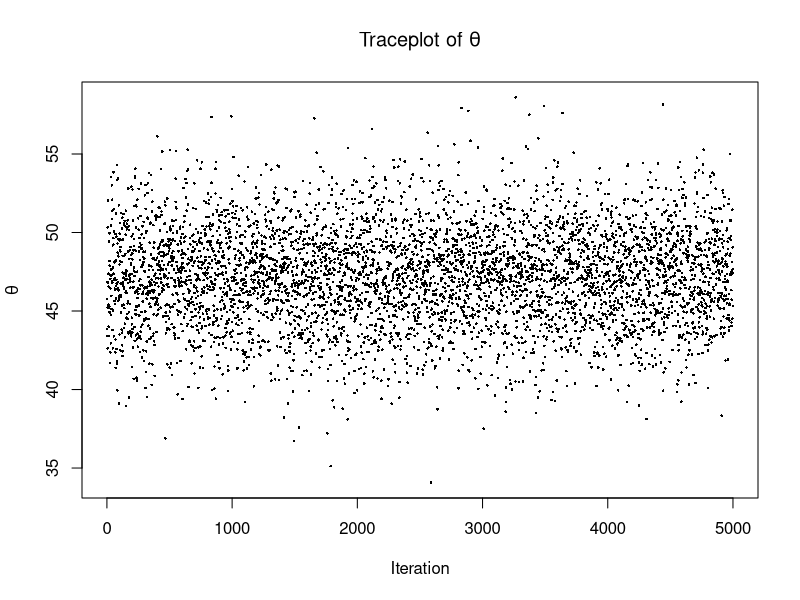
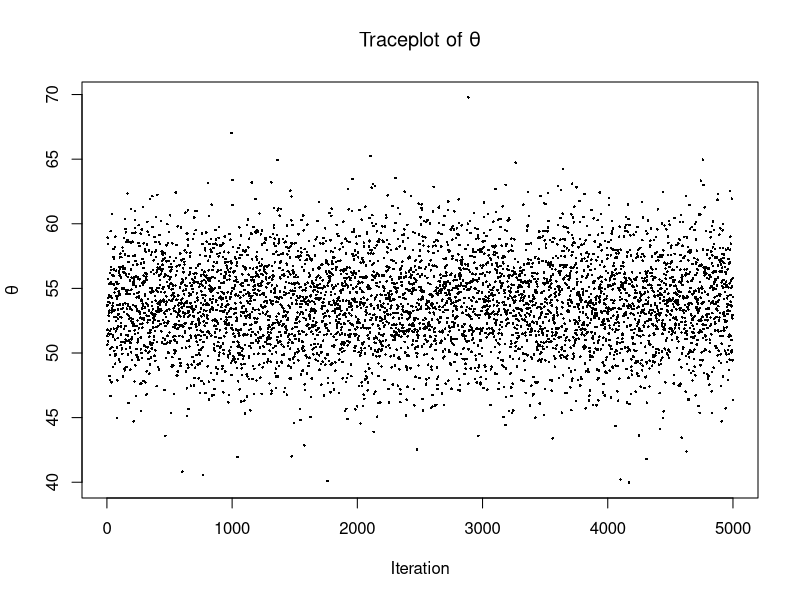
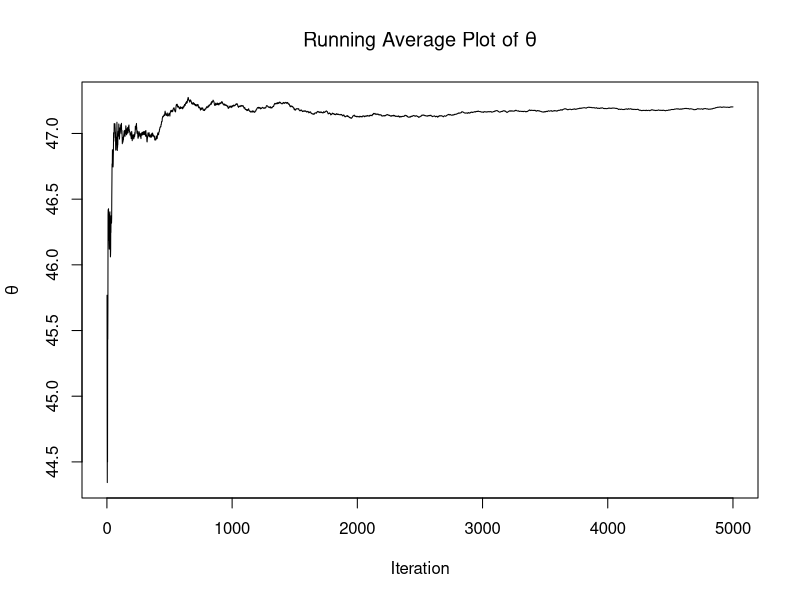
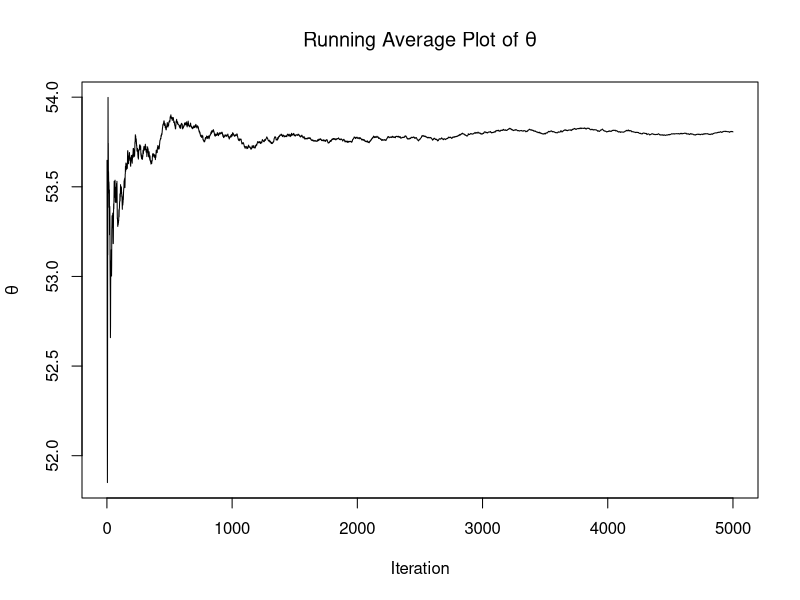
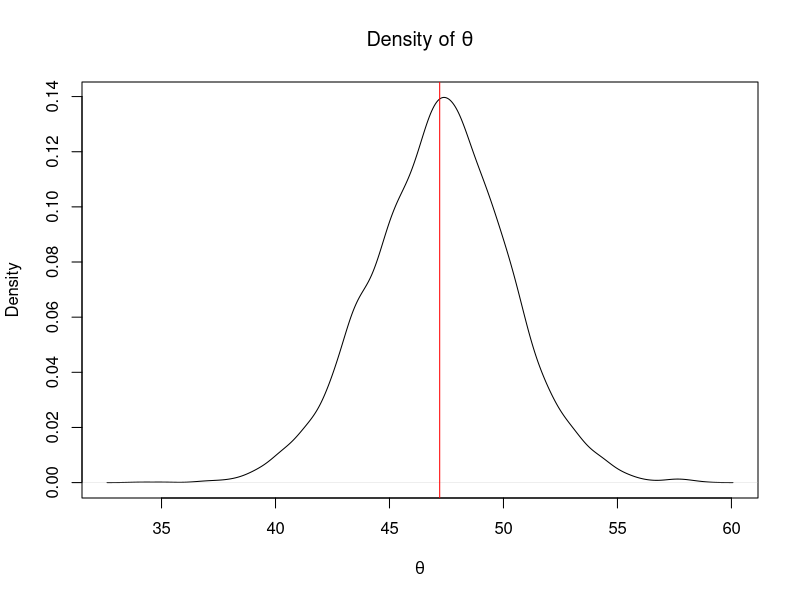
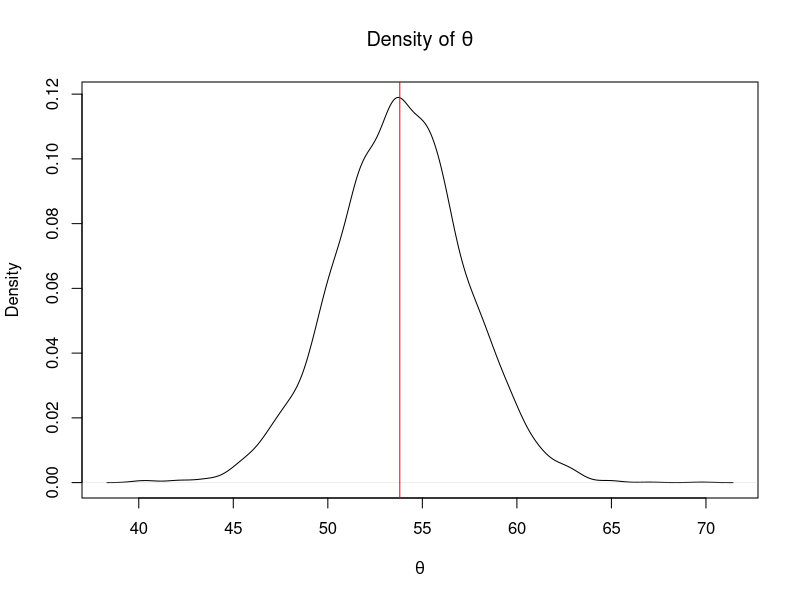

Reproduce these figures in R, in order.
## ---- chunk 1
library(mvtnorm)
## ---- chunk 2
# Each row corresponds to a sample
# Here we have one sample (one row)
rmvnorm(n = 1, mean = rep(0, 2), sigma = diag(2))
## ---- chunk 3
dmvnorm(rep(0, 2), mean = rep(0, 2), sigma = diag(2))
## ---- chunk 4
rmvnorm(n = 3, mean = rep(0, 2), sigma = diag(2))
## ---- chunk 5
nu0 <- 2
Sigma0 <- diag(2)
rWishart(1, df = nu0, Sigma = Sigma0)[, , 1]
## ---- chunk 6
# read in data
Y <- structure(c(59, 43, 34, 32, 42, 38, 55, 67, 64, 
                 45, 49, 72, 34, 70, 34, 50, 41, 52, 
                 60, 34, 28, 35, 77, 39, 46, 26, 38, 
                 43, 68, 86, 77, 60, 50, 59, 38, 48, 
                 55, 58, 54, 60, 75, 47, 48, 33), 
               .Dim = c(22L, 2L), .Dimnames = list(NULL, 
                c("pretest", "posttest")))
# number of observations
## ---- chunk 7
(n <- dim(Y)[1])
ybar <- apply(Y,2,mean)
Sigma <- cov(Y)
## ---- chunk 8
# set hyper-parameters
mu0 <- c(50,50)
L0 <- matrix(c(625,312.5,312.5,625),nrow=2)
nu0 <- 4
S0 <- L0
## ---- chunk 9
library (mvtnorm)
library(MCMCpack)
## ---- chunk 10
THETA <- SIGMA <- NULL
set.seed(1)
for (s in 1:5000) {
  ## update theta
  Ln <- solve(solve(L0) + n*solve(Sigma))
  mun <- Ln %*% (solve(L0) %*% mu0 + 
                   n*solve(Sigma) %*% ybar)
  theta <- rmvnorm(1, mun, Ln)
  
  ## update Sigma
  Sn <- S0 + (t(Y) - c(theta)) %*% t(t(Y)-c(theta))
  
  Sigma <- solve(rwish(nu0 + n, solve(Sn)))
  ## save results
  THETA <- rbind(THETA, theta)
  SIGMA <- rbind(SIGMA, c(Sigma))
}
## ---- chunk 11
head(THETA)
head(SIGMA)
## ---- chunk 12
n.iter<-5000
plot(1:n.iter, THETA[,1], pch = 16, cex = .35,
     xlab = "Iteration", ylab = expression(theta),
     main = expression(paste("Traceplot of ", theta)))
## ---- chunk 13
plot(1:n.iter, THETA[,2], pch = 16, cex = .35,
     xlab = "Iteration", ylab = expression(theta),
     main = expression(paste("Traceplot of ", theta)))
## ---- chunk 14
run.avg <- apply(THETA, 2, cumsum)/(1:n.iter)
plot(1:n.iter, run.avg[,1], type = "l",
     xlab = "Iteration", ylab = expression(theta),
     main = expression(paste("Running Average Plot of ", theta)))
## ---- chunk 15
plot(1:n.iter, run.avg[,2], type = "l",
     xlab = "Iteration", ylab = expression(theta),
     main = expression(paste("Running Average Plot of ", theta)))
## ---- chunk 16
plot(density(THETA[,1]), xlab = expression(theta), 
     main = expression(paste("Density of ", theta)))
abline(v = mean(THETA[,1]), col = "red")
## ---- chunk 17
plot(density(THETA[,2]), xlab = expression(theta), 
     main = expression(paste("Density of ", theta)))
abline(v = mean(THETA[,2]), col = "red")
## ---- chunk 18
quantile(THETA[,2] - THETA[,1], prob=c(0.025,0.5,0.975))
## ---- chunk 19
mean(THETA[,2] > THETA[,1])
